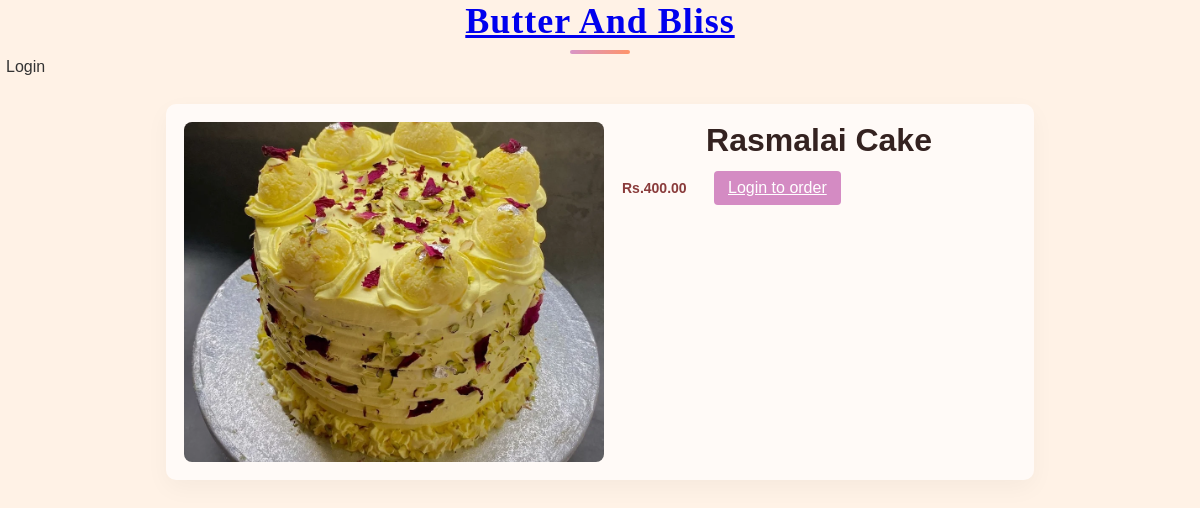
The app's page /products/8/ with its own data.
### Bakery/models.py (models this page shows, shortened)
class Product(models.Model):
    name = models.CharField(max_length=100)
    price = models.DecimalField(max_digits=6, decimal_places=2)
    image = models.ImageField(upload_to='products/', blank=True, null=True)
    description = models.TextField(blank=True)

### Bakery/views.py (the view)
# urls.py: path("products/<int:product_id>/", views.product_detail, name="product_detail"),
def product_detail(request, product_id):
    product = get_object_or_404(Product, id=product_id)
    return render(request, 'product_detail.html', {'product': product})

### Bakery/context_processors.py (called while the page is built)
def cart_item_count(request):
    if request.user.is_authenticated:
        count = CartItem.objects.filter(user=request.user).count()
    else:
        count = 0
    return {"cart_count": count}

### templates/product_detail.html (shortened to what this page needs)
{% extends 'base.html' %}
{% block content %}
<main class="container">
    <section class="product-detail-card">
        <div class="product-media">
            {% if product.image %}
                <img src="{{ product.image.url }}" alt="{{ product.name }}">
            {% else %}
                <div class="placeholder">No image</div>
            {% endif %}
        </div>
        <div class="product-detail-body">
            <h2 class="product-title">{{ product.name }}</h2>
            <div class="product-actions">
                <span class="price">Rs.{{ product.price }}</span>
                {% if user.is_authenticated %}
                    <a class="btn-primary" href="{% url 'add_to_cart' product.id %}">Add to Cart</a>
                {% else %}
                    <a class="btn-primary" href="{% url 'login' %}">Login to order</a>
                {% endif %}
            </div>
        </div>
    </section>
</main>
{% endblock %}

### Bakery/static/css/style.css (style rules this page uses)
body { font-family: Arial, sans-serif; margin: 0; padding: 0; background: #ac6323; }
body { font-family: Arial, sans-serif; margin: 0; padding: 0; background: #fff2e6 url('') no-repeat center center fixed; background-size: cover; color: #333; }
.container { max-width: 900px; margin: 24px auto; padding: 0 16px; }
.btn-primary { background: #d48bc3; color: #fff; border: none; padding: 8px 14px; border-radius: 4px; cursor: pointer; }
.product-media { height: 170px; display: flex; align-items: center; justify-content: center; overflow: hidden; border-radius: 10px; background: #fff6f0; }
.product-media img { width: 100%; height: 100%; object-fit: cover; }
.product-title { margin: 0 0 6px; font-size: 18px; color: #342220; text-align: center; font-weight: 800; }
.price { font-weight: 800; color: #8a3b3b; font-size: 14px; min-width: 80px; }
.product-detail-card { display: flex; gap: 18px; align-items: flex-start; background: #fffaf7; padding: 18px; border-radius: 10px; box-shadow: 0 8px 24px rgba(0,0,0,0.04); }
.product-detail-card .product-media { width: 420px; height: 340px; display:flex; align-items:center; justify-content:center; overflow:hidden; border-radius:8px; background:#fff6f0; }
.product-detail-card .product-media img { width:100%; height:100%; object-fit:cover; }
.product-detail-body { flex:1; }
.product-detail-body .product-title { font-size: 32px; margin: 0 0 8px; }
.product-actions { margin-top: 12px; display:flex; gap:12px; align-items:center; }

### records on screen
Product: image (picture), name "Rasmalai Cake", price "400.00"
